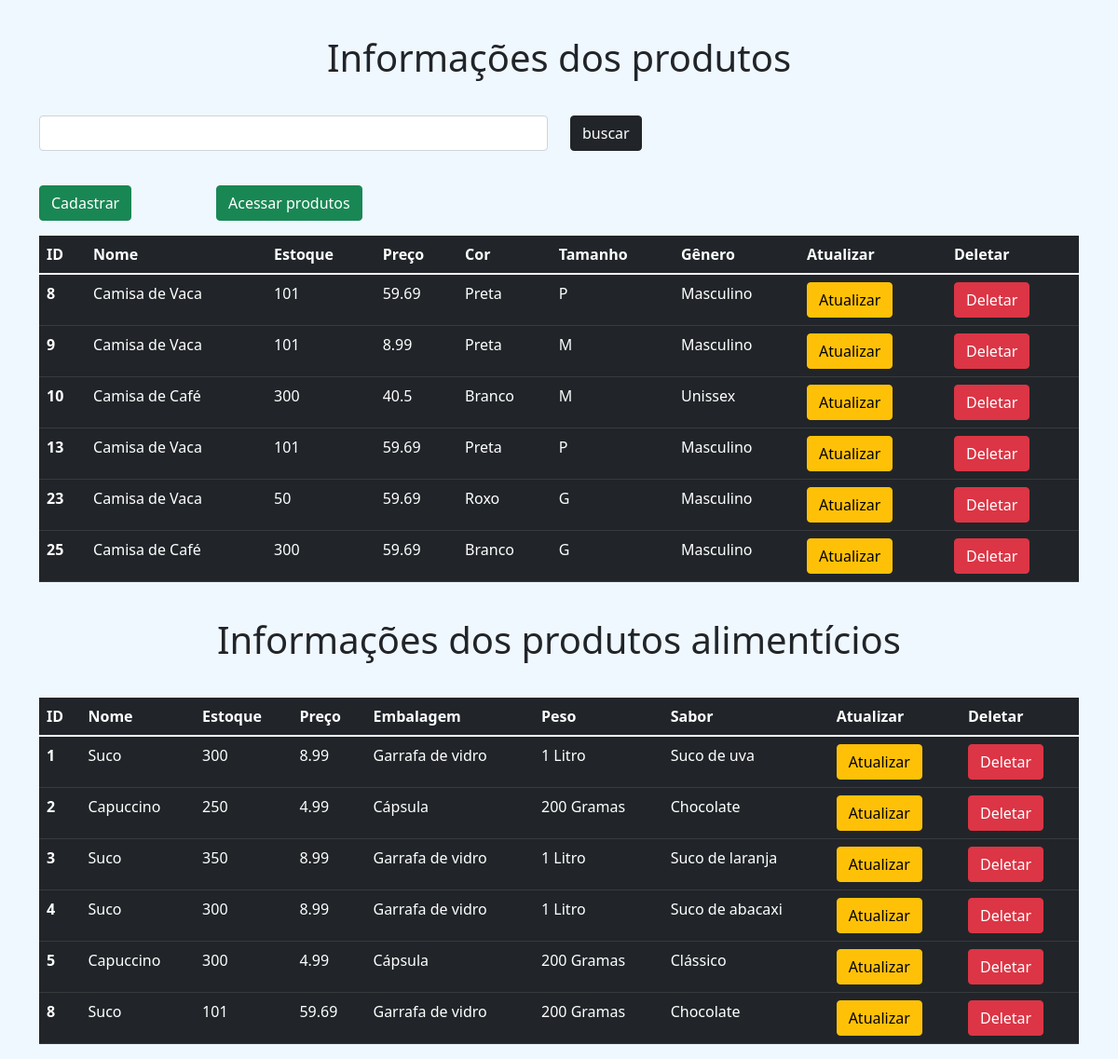
Page /modelos/info_produto.php on the committed database.
### tables this page shows
CREATE TABLE `produto` (
  `id_produto` int(11) NOT NULL,
  `nome_produto` varchar(250) NOT NULL,
  `descricao` varchar(250) NOT NULL,
  `categoria` varchar(100) NOT NULL,
  `marca` varchar(100) NOT NULL
);

CREATE TABLE `info_roupa` (
  `id_info_roupa` int(11) NOT NULL,
  `estoque` varchar(150) NOT NULL,
  `preco` float NOT NULL,
  `cor` varchar(150) NOT NULL,
  `tamanho` varchar(100) NOT NULL,
  `genero` varchar(150) NOT NULL,
  `fk_id_produto` int(11) NOT NULL
);

CREATE TABLE `info_alimento` (
  `id_info_alimento` int(11) NOT NULL,
  `estoque` varchar(150) NOT NULL,
  `preco` float NOT NULL,
  `embalagem` varchar(150) NOT NULL,
  `peso` varchar(100) NOT NULL,
  `sabor` varchar(150) NOT NULL,
  `fk_id_produto` int(11) NOT NULL
);

### modelos/info_produto.php (the view, shortened to what this page needs)
<?php
include "../include/header.php";
include '../include/database.php';
$pesquisa = '';
$inf = "SELECT * FROM produto JOIN info_roupa ON id_produto = fk_id_produto WHERE produto.nome_produto LIKE '%{$pesquisa}%'
OR info_roupa.tamanho LIKE '%{$pesquisa}%' OR info_roupa.genero LIKE '%{$pesquisa}%'
OR info_roupa.cor LIKE '%{$pesquisa}%'";
$query = mysqli_query($con, $inf);
$result = mysqli_fetch_all($query, MYSQLI_ASSOC);
$inf2 = "SELECT * FROM produto JOIN info_alimento ON id_produto = fk_id_produto WHERE produto.nome_produto LIKE '%{$pesquisa}%'
OR info_alimento.sabor LIKE '%{$pesquisa}%' OR info_alimento.embalagem LIKE '%{$pesquisa}%'";
$query = mysqli_query($con, $inf2);
$result2 = mysqli_fetch_all($query, MYSQLI_ASSOC);
?>
<body class="tabela">
    <div class="container">
        <div class="row">
            <div class="col-12">
                <div class="row">
                    <h1 style="margin-bottom: 1cm; margin-top: 1cm;" class="text-center">Informações dos produtos</h1>
                    <form action="">
                        <div class="col-12">
                            <div class="row">
                                <div class="col-6">
                                    <input type="text" name="buscar" class="form-control" style="margin-bottom: 1cm;">
                                </div>
                                <div class="col-1">
                                    <input type="submit" name="submit" value="buscar" class="btn btn-dark">
                                </div>
                                <div class="col-5">
                                </div>
                            </div>
                        </div>
                    </form>
                    <div class="col-2">
                        <a class="btn mb-3 btn-success float-start" href="info_cadastro_roupa.php">Cadastrar</a>
                    </div>
                    <div class="col-4">
                        <a class="btn mb-3 btn-success float-start" href="relatorio_produto.php">Acessar produtos</a>
                    </div>
                    <div class="col-6">
                    </div>
                </div>
                <table class="table table-dark table-hover" class="shadow-lg p-3 mb-5 bg-body rounded">
                    <thead class="table table-dark table-striped">
                        <tr>
                            <th scope="col">ID</th>
                            <th scope="col">Nome</th>
                            <th scope="col">Estoque</th>
                            <th scope="col">Preço</th>
                            <th scope="col">Cor</th>
                            <th scope="col">Tamanho</th>
                            <th scope="col">Gênero</th>
                            <th scope="col">Atualizar</th>
                            <th scope="col">Deletar</th>
                        </tr>
                    </thead>
                    <tbody>
                        <?php
                        foreach ($result as $dados) {
                            echo "<tr>
                            <th scope='row'>{$dados['id_info_roupa']}</th>
                            <td>{$dados['nome_produto']}</td>
                            <td>{$dados['estoque']}</td>
                            <td>{$dados['preco']}</td>
                            <td>{$dados['cor']}</td>
                            <td>{$dados['tamanho']}</td>
                            <td>{$dados['genero']}</td>
                            <td><a class='btn btn-warning' href='update_info_roupa.php?var={$dados['id_info_roupa']}'>Atualizar</a></td>
                            <td><a class='btn btn-danger' href='deletar_info_roupa.php?var={$dados['id_info_roupa']}'>Deletar</a></td>
                        </tr>";
                        }
                        ?>
                    </tbody>
                </table>
                <h1 style="margin-bottom: 1cm; margin-top: 1cm;" class="text-center">Informações dos produtos alimentícios</h1>
                <table class="table table-dark table-hover" class="shadow-lg p-3 mb-5 bg-body rounded">
                    <thead class="table table-dark table-striped">
                        <tr>
                            <th scope="col">ID</th>
                            <th scope="col">Nome</th>
                            <th scope="col">Estoque</th>
                            <th scope="col">Preço</th>
                            <th scope="col">Embalagem</th>
                            <th scope="col">Peso</th>
                            <th scope="col">Sabor</th>
                            <th scope="col">Atualizar</th>
                            <th scope="col">Deletar</th>
                        </tr>
                    </thead>
                    <tbody>
                        <?php
                        foreach ($result2 as $dados2) {
                            echo "<tr>
                            <th scope='row'>{$dados2['id_info_alimento']}</th>
                            <td>{$dados2['nome_produto']}</td>
                            <td>{$dados2['estoque']}</td>
                            <td>{$dados2['preco']}</td>
                            <td>{$dados2['embalagem']}</td>
                            <td>{$dados2['peso']}</td>
                            <td>{$dados2['sabor']}</td>
                            <td><a class='btn btn-warning' href='update_info_alimento.php?var={$dados2['id_info_alimento']}'>Atualizar</a></td>
                            <td><a class='btn btn-danger' href='deletar_info_alimento.php?var={$dados2['id_info_alimento']}'>Deletar</a></td>
                        </tr>";
                        }
                        ?>
                    </tbody>
                </table>
            </div>
        </div>
    </div>
    <?php
    include "../include/footer.php";
    ?>

### css/meucss.css (style rules this page uses)
.tabela { background-color:aliceblue; }

### rows in the picture
produto: info_roupa.id_info_roupa "8", nome_produto "Camisa de Vaca", info_roupa.estoque "101", info_roupa.preco "59.69", info_roupa.cor "Preta", info_roupa.tamanho "P", info_roupa.genero "Masculino", info_roupa.id_info_roupa "9", info_roupa.preco "8.99", info_roupa.tamanho "M", info_roupa.id_info_roupa "13", info_roupa.id_info_roupa "23", info_roupa.estoque "50", info_roupa.cor "Roxo", info_roupa.tamanho "G"
produto: info_roupa.id_info_roupa "10", nome_produto "Camisa de Café", info_roupa.estoque "300", info_roupa.preco "40.5", info_roupa.cor "Branco", info_roupa.tamanho "M", info_roupa.genero "Unissex", info_roupa.id_info_roupa "25", info_roupa.preco "59.69", info_roupa.tamanho "G", info_roupa.genero "Masculino"
produto: info_alimento.id_info_alimento "1", nome_produto "Suco", info_alimento.estoque "300", info_alimento.preco "8.99", info_alimento.embalagem "Garrafa de vidro", info_alimento.peso "1 Litro", info_alimento.sabor "Suco de uva", info_alimento.id_info_alimento "3", info_alimento.estoque "350", info_alimento.sabor "Suco de laranja", info_alimento.id_info_alimento "4", info_alimento.sabor "Suco de abacaxi", info_alimento.id_info_alimento "8", info_alimento.estoque "101", info_alimento.preco "59.69", info_alimento.peso "200 Gramas", info_alimento.sabor "Chocolate"
produto: info_alimento.id_info_alimento "2", nome_produto "Capuccino", info_alimento.estoque "250", info_alimento.preco "4.99", info_alimento.embalagem "Cápsula", info_alimento.peso "200 Gramas", info_alimento.sabor "Chocolate", info_alimento.id_info_alimento "5", info_alimento.estoque "300", info_alimento.sabor "Clássico"
